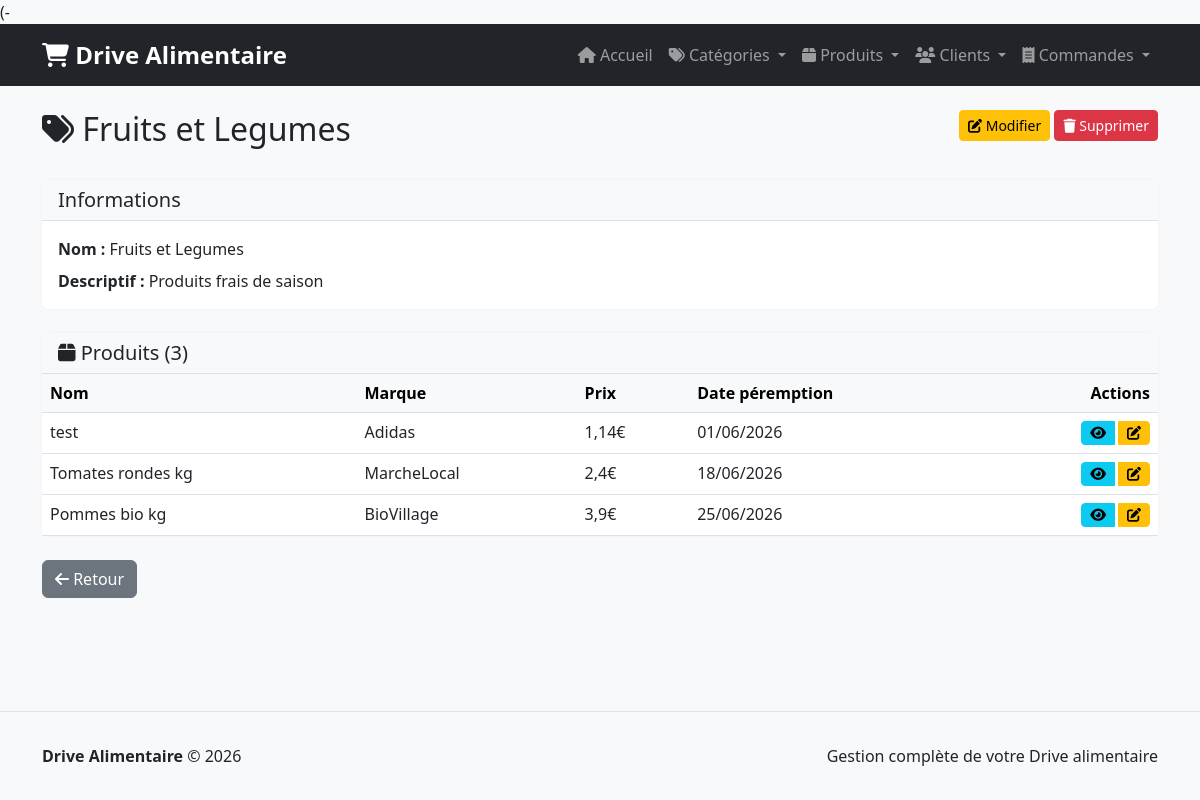
Screenshot of /categories/2/ with the database file from the repository.
### app/models_sqlite.py (models this page shows, shortened)
class Categorie(models.Model):
    nom = models.CharField(max_length=200, unique=True)
    descriptif = models.TextField(blank=True, null=True)
    date_creation = models.DateTimeField(auto_now_add=True)
    class Meta:
        db_table = 'categories'
        verbose_name_plural = 'Catégories'
        ordering = ['nom']

class Produit(models.Model):
    nom = models.CharField(max_length=200)
    prix = models.FloatField()
    marque = models.CharField(max_length=100, blank=True)
    date_peremption = models.DateField(blank=True, null=True)
    photo = models.ImageField(upload_to='produits/', blank=True, null=True)
    categorie = models.ForeignKey(Categorie, on_delete=models.CASCADE, related_name='produits')
    date_creation = models.DateTimeField(auto_now_add=True)
    class Meta:
        db_table = 'produits'
        ordering = ['-date_creation']

### app/views.py (the view)
# urls.py: path('categories/<id>/', views.voir_categorie, name='voir_categorie'),
def voir_categorie(request, id):
    categorie = get_object_or_404(Categorie, id=id)
    produits = Produit.objects.filter(categorie=categorie)
    return render(request, 'categories/detail.html', {
        'categorie': categorie,
        'produits': produits
    })

### templates/categories/detail.html (shortened to what this page needs)
(-{% extends "base.html" %}
{% block content %}
<div class="row mb-4">
    <div class="col-md-8">
        <h2><i class="fas fa-tags"></i> {{ categorie.nom }}</h2>
    </div>
    <div class="col-md-4 text-end">
        <a href="{% url 'modifier_categorie' categorie.id %}" class="btn btn-warning btn-sm">
            <i class="fas fa-edit"></i> Modifier
        </a>
        <a href="{% url 'supprimer_categorie' categorie.id %}" class="btn btn-danger btn-sm">
            <i class="fas fa-trash"></i> Supprimer
        </a>
    </div>
</div>
<div class="card mb-4">
    <div class="card-header">
        <h5 class="mb-0">Informations</h5>
    </div>
    <div class="card-body">
        <p class="mb-2"><strong>Nom :</strong> {{ categorie.nom }}</p>
        <p class="mb-0"><strong>Descriptif :</strong> {{ categorie.descriptif|default:"Non renseigné" }}</p>
    </div>
</div>
<div class="card">
    <div class="card-header">
        <h5 class="mb-0"><i class="fas fa-box"></i> Produits ({{ produits.count }})</h5>
    </div>
    {% if produits %}
        <div class="table-responsive">
            <table class="table table-hover mb-0">
                <thead class="table-light">
                    <tr>
                        <th>Nom</th>
                        <th>Marque</th>
                        <th>Prix</th>
                        <th>Date péremption</th>
                        <th class="text-end">Actions</th>
                    </tr>
                </thead>
                <tbody>
                    {% for produit in produits %}
                        <tr>
                            <td>{{ produit.nom }}</td>
                            <td>{{ produit.marque }}</td>
                            <td>{{ produit.prix }}€</td>
                            <td>{{ produit.date_peremption|date:"d/m/Y"|default:"Non renseigné" }}</td>
                            <td class="text-end">
                                <div class="btn-group btn-group-sm" role="group">
                                    <a href="{% url 'voir_produit' produit.id %}" class="btn btn-info">
                                        <i class="fas fa-eye"></i>
                                    </a>
                                    <a href="{% url 'modifier_produit' produit.id %}" class="btn btn-warning">
                                        <i class="fas fa-edit"></i>
                                    </a>
                                </div>
                            </td>
                        </tr>
                    {% endfor %}
                </tbody>
            </table>
        </div>
    {% else %}
        <div class="card-body text-center text-muted">
            <i class="fas fa-inbox"></i> Aucun produit dans cette catégorie
        </div>
    {% endif %}
</div>
<div class="mt-4">
    <a href="{% url 'liste_categories' %}" class="btn btn-secondary">
        <i class="fas fa-arrow-left"></i> Retour
    </a>
</div>
{% endblock %}

### templates/base.html (style rules this page uses)
body { background-color: #f8f9fa; min-height: 100vh; display: flex; flex-direction: column; }
.card { box-shadow: 0 0 0.125rem rgba(0, 0, 0, 0.075); border: none; }
.card-header { background-color: #f8f9fa; border-bottom: 1px solid #dee2e6; }
.btn-group-sm { gap: 0.25rem; }

### rows the page displays
Categorie: nom "Fruits et Legumes", descriptif "Produits frais de saison"
Produit: nom "test", marque "Adidas", prix "1,14", date_peremption "01/06/2026"
Produit: nom "Tomates rondes kg", marque "MarcheLocal", prix "2,4", date_peremption "18/06/2026"
Produit: nom "Pommes bio kg", marque "BioVillage", prix "3,9", date_peremption "25/06/2026"

### other values shown
{{ produits.count }} "3"
